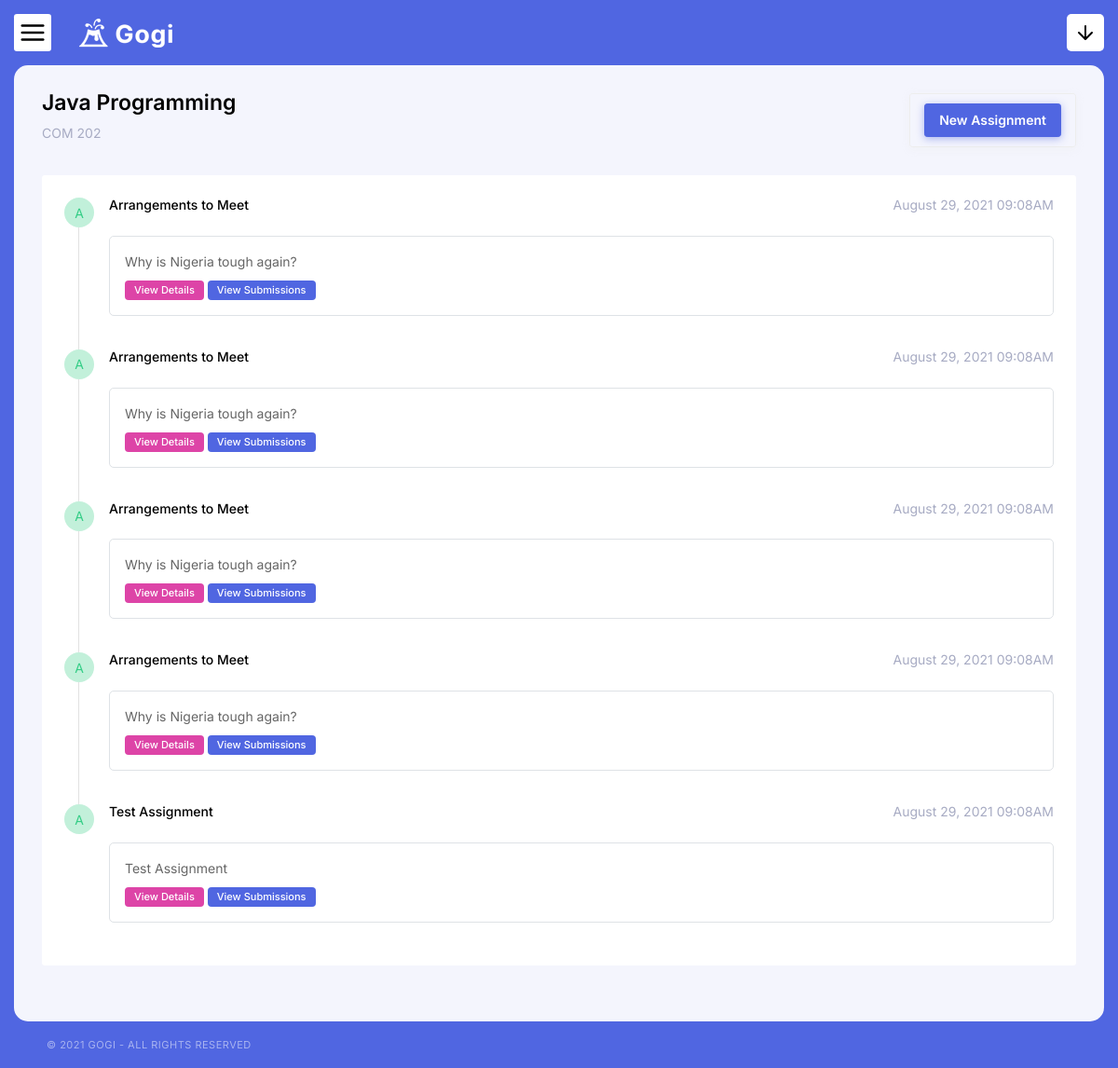
Screenshot of /lecturer/course-assigments?id=1 (signed in) with the database file from the repository.
### tables this page shows
CREATE TABLE `courses` (
  `id` int(11) NOT NULL,
  `level_id` int(11) NOT NULL,
  `course_title` varchar(120) NOT NULL,
  `course_code` varchar(8) NOT NULL,
  `created_at` timestamp NULL DEFAULT current_timestamp(),
  `updated_at` timestamp NOT NULL DEFAULT current_timestamp() ON UPDATE current_timestamp()
);

CREATE TABLE `assignments` (
  `id` int(11) NOT NULL,
  `course_id` int(11) NOT NULL,
  `lecturer_id` int(11) NOT NULL,
  `title` varchar(120) NOT NULL,
  `question` text NOT NULL,
  `instructions` text NOT NULL,
  `deadline` date NOT NULL,
  `max_grade` decimal(10,0) NOT NULL,
  `created_at` timestamp NOT NULL DEFAULT current_timestamp(),
  `updated_at` timestamp NOT NULL DEFAULT current_timestamp() ON UPDATE current_timestamp()
);

### core/db.class.php (called while the page is built, shortened)
<?php
    class DB {
        public $host = 'localhost';
        public $dbname = 'gogi_assignment';
        public $password = '';
        public $username = 'root';
        public $conn;
        function __construct(){
            try {
                $this->conn = new PDO("mysql:host=$this->host;dbname=$this->dbname;", $this->username, $this->password);
                $this->conn->setAttribute(PDO::ATTR_ERRMODE,PDO::ERRMODE_EXCEPTION);
            } catch (PDOException $ex) {
                echo 'Error in database connection '. $ex->getMessage();
            }
        }
        function prep($query){
            return $this->conn->prepare($query);
        }
        function fetch($query,$value){
            $query = $this->prep($query);
            $query->execute($value);
            return $query->fetch();
        }
        function fetchAll($query,$value){
            $query = $this->prep($query);
            $query->execute($value);
            return $query->fetchAll();
        }
    }
?>

### core/courses.class.php (called while the page is built, shortened)
<?php
    include_once 'db.class.php';
    class courses extends DB{
        function fetch_course($id){
            return DB::fetch("SELECT * FROM courses WHERE id = ? ",[$id] );
        }
        function fetch_course_assignments($course_id){
            return DB::fetchAll("SELECT *,assignments.id FROM assignments
            JOIN courses on courses.id = assignments.course_id
            WHERE assignments.course_id = ?
            ORDER BY assignments.id DESC ",[$course_id]);
        }
    }
?>

### core/core.function.php (called while the page is built, shortened)
<?php
	function format_date($date){
		return date('F d, Y h:mA', strtotime($date));
	}
?>

### lecturer/course-assigments.php (the view, shortened to what this page needs)
<?php
    $course_id = $_GET['id'];
    include_once '../core/courses.class.php';
    include_once '../core/core.function.php';
    $course_obj = new courses();
    $assignments = $course_obj->fetch_course_assignments($course_id);
    $course = $course_obj->fetch_course($course_id);
?>
<!doctype html>
<html lang="en">
<head>
    <?php include "includes/header-resources.php"; ?>
    <link rel="stylesheet" href="../vendors/datepicker/daterangepicker.css" type="text/css">
    <link rel="stylesheet" href="../vendors/dataTable/datatables.min.css" type="text/css">
</head>
<body class="horizontal-navigation">
    <div class="layout-wrapper">
        <?php include "includes/header.php"; ?>
        <div class="content-wrapper">
            <div class="content-body">
                <div class="content ">
                    <div class="page-header d-md-flex justify-content-between">
                        <div>
                            <h3><?php echo $course['course_title'] ?></h3>
                            <p class="text-muted">COM 202</p>
                        </div>
                        <div class="mt-3 mt-md-0">
                            <div class="btn btn-outline-light">
                                <a href="new-assignment?id=<?php echo $course_id ?>" class="btn btn-primary"> New Assignment </a>
                            </div>
                        </div>
                    </div>
                    <div class="row">
                        <div class="col-md-12">
                            <div class="card">
                                <div class="card-body">
                                    <div class="timeline card-scroll" style="height: 800px">
                                        <?php foreach ($assignments as $assignment): ?>
                                            <div class="timeline-item">
                                                <div>
                                                    <figure class="avatar avatar-sm mr-3 bring-forward">
                                                        <span class="avatar-title bg-success-bright text-success rounded-circle">A</span>
                                                    </figure>
                                                </div>
                                                <div>
                                                    <h6 class="d-flex justify-content-between mb-4">
                                                        <span>
                                                            <span class="link-1"><?php echo $assignment['title'] ?></span>
                                                        </span>
                                                        <span class="text-muted font-weight-normal"><?php echo format_date($assignment['created_at']) ?></span>
                                                    </h6>
                                                    <a href="#">
                                                        <div class="mb-3 border p-3 border-radius-1">
                                                            <?php echo $assignment['question'] ?>
                                                            <div class="mt-2">
                                                                <a href="assignment-details?id=<?php echo $assignment['id'] ?>" class="badge badge-sm badge-secondary">View Details</a>
                                                                <a href="assignment-submissions?id=<?php echo $assignment['id'] ?>" class="badge badge-sm badge-primary">View Submissions</a>
                                                            </div>
                                                        </div>
                                                    </a>
                                                </div>
                                            </div>
                                        <?php endforeach ?>
                                    </div>
                                </div>
                            </div>
                        </div>
                    </div>
                </div>
                <?php include "includes/footer.php"; ?>
            </div>
        </div>
    </div>
</body>
</html>

### rows the page displays
courses: course_title "Java Programming"
assignments: title "Arrangements to Meet", course.created_at "August 29, 2021 09:08AM", question "Why is Nigeria tough again?"
assignments: title "Arrangements to Meet", course.created_at "August 29, 2021 09:08AM", question "Why is Nigeria tough again?"
assignments: title "Arrangements to Meet", course.created_at "August 29, 2021 09:08AM", question "Why is Nigeria tough again?"
assignments: title "Arrangements to Meet", course.created_at "August 29, 2021 09:08AM", question "Why is Nigeria tough again?"
assignments: title "Test Assignment", course.created_at "August 29, 2021 09:08AM", question "Test Assignment"
